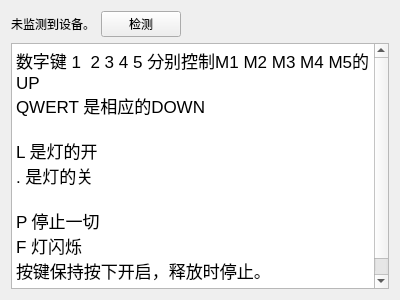
<?xml version="1.0" encoding="UTF-8"?>
<ui version="4.0">
 <class>MainWidget</class>
 <widget class="QWidget" name="MainWidget">
  <property name="geometry">
   <rect>
    <x>0</x>
    <y>0</y>
    <width>400</width>
    <height>300</height>
   </rect>
  </property>
  <property name="windowTitle">
   <string>MainWidget</string>
  </property>
  <layout class="QVBoxLayout" name="verticalLayout">
   <item>
    <layout class="QHBoxLayout" name="horizontalLayout">
     <item>
      <widget class="QLabel" name="label">
       <property name="text">
        <string>未监测到设备。</string>
       </property>
      </widget>
     </item>
     <item>
      <widget class="QPushButton" name="pushButton">
       <property name="text">
        <string>检测</string>
       </property>
      </widget>
     </item>
     <item>
      <spacer name="horizontalSpacer">
       <property name="orientation">
        <enum>Qt::Horizontal</enum>
       </property>
       <property name="sizeHint" stdset="0">
        <size>
         <width>40</width>
         <height>20</height>
        </size>
       </property>
      </spacer>
     </item>
    </layout>
   </item>
   <item>
    <widget class="QTextBrowser" name="textBrowser">
     <property name="html">
      <string>&lt;!DOCTYPE HTML PUBLIC &quot;-//W3C//DTD HTML 4.0//EN&quot; &quot;http://www.w3.org/TR/REC-html40/strict.dtd&quot;&gt;
&lt;html&gt;&lt;head&gt;&lt;meta name=&quot;qrichtext&quot; content=&quot;1&quot; /&gt;&lt;style type=&quot;text/css&quot;&gt;
p, li { white-space: pre-wrap; }
&lt;/style&gt;&lt;/head&gt;&lt;body style=&quot; font-family:'.SF NS Text'; font-size:13pt; font-weight:400; font-style:normal;&quot;&gt;
&lt;p style=&quot; margin-top:0px; margin-bottom:0px; margin-left:0px; margin-right:0px; -qt-block-indent:0; text-indent:0px;&quot;&gt;数字键 1  2 3 4 5 分别控制M1 M2 M3 M4 M5的UP&lt;/p&gt;
&lt;p style=&quot; margin-top:0px; margin-bottom:0px; margin-left:0px; margin-right:0px; -qt-block-indent:0; text-indent:0px;&quot;&gt;QWERT 是相应的DOWN&lt;/p&gt;
&lt;p style=&quot;-qt-paragraph-type:empty; margin-top:0px; margin-bottom:0px; margin-left:0px; margin-right:0px; -qt-block-indent:0; text-indent:0px;&quot;&gt;&lt;br /&gt;&lt;/p&gt;
&lt;p style=&quot; margin-top:0px; margin-bottom:0px; margin-left:0px; margin-right:0px; -qt-block-indent:0; text-indent:0px;&quot;&gt;L 是灯的开&lt;/p&gt;
&lt;p style=&quot; margin-top:0px; margin-bottom:0px; margin-left:0px; margin-right:0px; -qt-block-indent:0; text-indent:0px;&quot;&gt;. 是灯的关&lt;/p&gt;
&lt;p style=&quot;-qt-paragraph-type:empty; margin-top:0px; margin-bottom:0px; margin-left:0px; margin-right:0px; -qt-block-indent:0; text-indent:0px;&quot;&gt;&lt;br /&gt;&lt;/p&gt;
&lt;p style=&quot; margin-top:0px; margin-bottom:0px; margin-left:0px; margin-right:0px; -qt-block-indent:0; text-indent:0px;&quot;&gt;P 停止一切&lt;/p&gt;
&lt;p style=&quot; margin-top:0px; margin-bottom:0px; margin-left:0px; margin-right:0px; -qt-block-indent:0; text-indent:0px;&quot;&gt;F 灯闪烁&lt;/p&gt;
&lt;p style=&quot; margin-top:0px; margin-bottom:0px; margin-left:0px; margin-right:0px; -qt-block-indent:0; text-indent:0px;&quot;&gt;按键保持按下开启，释放时停止。&lt;/p&gt;
&lt;p style=&quot;-qt-paragraph-type:empty; margin-top:0px; margin-bottom:0px; margin-left:0px; margin-right:0px; -qt-block-indent:0; text-indent:0px;&quot;&gt;&lt;br /&gt;&lt;/p&gt;&lt;/body&gt;&lt;/html&gt;</string>
     </property>
    </widget>
   </item>
  </layout>
 </widget>
 <layoutdefault spacing="6" margin="11"/>
 <resources/>
 <connections/>
</ui>
